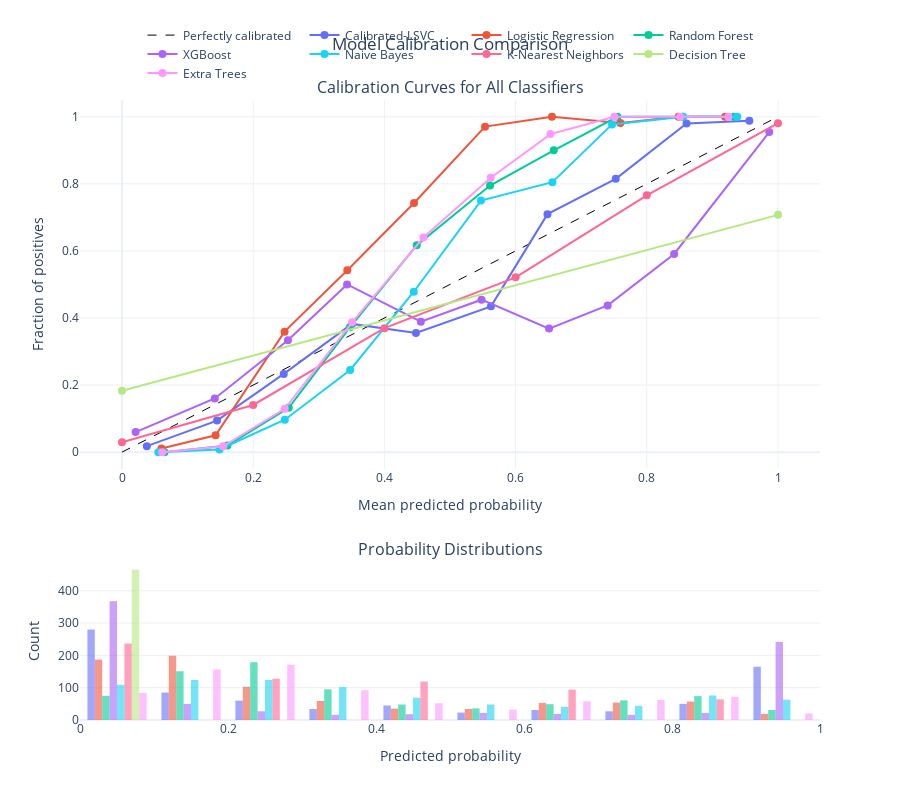

Notebook source saved alongside this figure:
### Code cell
calibration_plots

### Figure 1 — Plotly figure (JSON) as saved in the notebook; plotly's stock layout.template omitted (floating-point values rounded to 4 significant figures; data arrays with more than 128 entries replaced by an {"elided": "..."} marker saying what was removed)
{"data": [{"line": {"color": "black", "dash": "dash", "width": 1}, "mode": "lines", "name": "Perfectly calibrated", "type": "scatter", "x": [0, 1], "xaxis": "x", "y": [0, 1], "yaxis": "y"}, {"line": {"color": "#636EFA"}, "marker": {"size": 8}, "mode": "lines+markers", "name": "Calibrated-LSVC", "type": "scatter", "x": [0.03787, 0.1449, 0.2466, 0.3506, 0.4481, 0.5625, 0.6486, 0.7526, 0.8606, 0.9564], "xaxis": "x", "y": [0.01786, 0.09412, 0.2333, 0.3824, 0.3556, 0.4348, 0.7097, 0.8148, 0.98, 0.9879], "yaxis": "y"}, {"marker": {"color": "#636EFA"}, "name": "Calibrated-LSVC", "opacity": 0.6, "showlegend": false, "type": "histogram", "x": {"elided": "800 float values"}, "xaxis": "x2", "xbins": {"end": 1, "size": 0.1, "start": 0}, "yaxis": "y2"}, {"line": {"color": "#EF553B"}, "marker": {"size": 8}, "mode": "lines+markers", "name": "Logistic Regression", "type": "scatter", "x": [0.06014, 0.1427, 0.2478, 0.3435, 0.4452, 0.5534, 0.6554, 0.7598, 0.8482, 0.9194], "xaxis": "x", "y": [0.0107, 0.05025, 0.3592, 0.5424, 0.7429, 0.9706, 1.0, 0.9815, 1.0, 1.0], "yaxis": "y"}, {"marker": {"color": "#EF553B"}, "name": "Logistic Regression", "opacity": 0.6, "showlegend": false, "type": "histogram", "x": {"elided": "800 float values"}, "xaxis": "x2", "xbins": {"end": 1, "size": 0.1, "start": 0}, "yaxis": "y2"}, {"line": {"color": "#00CC96"}, "marker": {"size": 8}, "mode": "lines+markers", "name": "Random Forest", "type": "scatter", "x": [0.06484, 0.1608, 0.2542, 0.3474, 0.4494, 0.561, 0.6582, 0.7552, 0.8549, 0.9331], "xaxis": "x", "y": [0.0, 0.01948, 0.1322, 0.3721, 0.617, 0.7949, 0.9, 1.0, 1.0, 1.0], "yaxis": "y"}, {"marker": {"color": "#00CC96"}, "name": "Random Forest", "opacity": 0.6, "showlegend": false, "type": "histogram", "x": {"elided": "800 float values"}, "xaxis": "x2", "xbins": {"end": 1, "size": 0.1, "start": 0}, "yaxis": "y2"}, {"line": {"color": "#AB63FA"}, "marker": {"size": 8}, "mode": "lines+markers", "name": "XGBoost", "type": "scatter", "x": [0.02075, 0.1414, 0.2529, 0.3431, 0.4556, 0.5481, 0.651, 0.7403, 0.8417, 0.9867], "xaxis": "x", "y": [0.05978, 0.16, 0.3333, 0.5, 0.3889, 0.4545, 0.3684, 0.4375, 0.5909, 0.9545], "yaxis": "y"}, {"marker": {"color": "#AB63FA"}, "name": "XGBoost", "opacity": 0.6, "showlegend": false, "type": "histogram", "x": {"elided": "800 float values"}, "xaxis": "x2", "xbins": {"end": 1, "size": 0.1, "start": 0}, "yaxis": "y2"}, {"line": {"color": "#19D3F3"}, "marker": {"size": 8}, "mode": "lines+markers", "name": "Naive Bayes", "type": "scatter", "x": [0.05538, 0.1486, 0.2483, 0.3478, 0.4448, 0.5473, 0.6561, 0.747, 0.8555, 0.9379], "xaxis": "x", "y": [0.0, 0.008065, 0.09677, 0.2451, 0.4783, 0.75, 0.8049, 0.9773, 1.0, 1.0], "yaxis": "y"}, {"marker": {"color": "#19D3F3"}, "name": "Naive Bayes", "opacity": 0.6, "showlegend": false, "type": "histogram", "x": {"elided": "800 float values"}, "xaxis": "x2", "xbins": {"end": 1, "size": 0.1, "start": 0}, "yaxis": "y2"}, {"line": {"color": "#FF6692"}, "marker": {"size": 8}, "mode": "lines+markers", "name": "K-Nearest Neighbors", "type": "scatter", "x": [0.0, 0.2, 0.4, 0.6, 0.8, 1.0], "xaxis": "x", "y": [0.02954, 0.1406, 0.3697, 0.5213, 0.7656, 0.981], "yaxis": "y"}, {"marker": {"color": "#FF6692"}, "name": "K-Nearest Neighbors", "opacity": 0.6, "showlegend": false, "type": "histogram", "x": {"elided": "800 float values"}, "xaxis": "x2", "xbins": {"end": 1, "size": 0.1, "start": 0}, "yaxis": "y2"}, {"line": {"color": "#B6E880"}, "marker": {"size": 8}, "mode": "lines+markers", "name": "Decision Tree", "type": "scatter", "x": [0.0, 1.0], "xaxis": "x", "y": [0.1828, 0.7075], "yaxis": "y"}, {"marker": {"color": "#B6E880"}, "name": "Decision Tree", "opacity": 0.6, "showlegend": false, "type": "histogram", "x": {"elided": "800 float values"}, "xaxis": "x2", "xbins": {"end": 1, "size": 0.1, "start": 0}, "yaxis": "y2"}, {"line": {"color": "#FF97FF"}, "marker": {"size": 8}, "mode": "lines+markers", "name": "Extra Trees", "type": "scatter", "x": [0.06122, 0.1542, 0.2481, 0.3509, 0.4594, 0.5621, 0.6531, 0.7507, 0.8507, 0.9244], "xaxis": "x", "y": [0.0, 0.01744, 0.129, 0.3871, 0.64, 0.8182, 0.9483, 1.0, 1.0, 1.0], "yaxis": "y"}, {"marker": {"color": "#FF97FF"}, "name": "Extra Trees", "opacity": 0.6, "showlegend": false, "type": "histogram", "x": {"elided": "800 float values"}, "xaxis": "x2", "xbins": {"end": 1, "size": 0.1, "start": 0}, "yaxis": "y2"}], "layout": {"annotations": [{"font": {"size": 16}, "showarrow": false, "text": "Calibration Curves for All Classifiers", "x": 0.5, "xanchor": "center", "xref": "paper", "y": 1, "yanchor": "bottom", "yref": "paper"}, {"font": {"size": 16}, "showarrow": false, "text": "Probability Distributions", "x": 0.5, "xanchor": "center", "xref": "paper", "y": 0.255, "yanchor": "bottom", "yref": "paper"}], "height": 800, "legend": {"orientation": "h", "x": 0.5, "xanchor": "center", "y": 1.02, "yanchor": "bottom"}, "title": {"text": "Model Calibration Comparison", "x": 0.5}, "xaxis": {"anchor": "y", "domain": [0, 1], "title": {"text": "Mean predicted probability"}}, "xaxis2": {"anchor": "y2", "domain": [0, 1], "title": {"text": "Predicted probability"}}, "yaxis": {"anchor": "x", "domain": [0.405, 1], "range": [-0.05, 1.05], "title": {"text": "Fraction of positives"}}, "yaxis2": {"anchor": "x2", "domain": [0, 0.255], "title": {"text": "Count"}}}}
